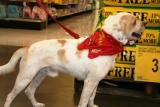
#> input picture PetImages/Dog/1012.jpg, 160 x 107 px
$ jupyter execute 'Neural Network From Scratch.ipynb'
#> lines starting #> are read from the running program, lines starting #| are printed output that depends on the picture
[cell 1]
#Importation des modules
import numpy as np
import matplotlib.pyplot as plt
import os
import cv2
import random

[cell 2]
#Chargement du datasets : https://www.microsoft.com/en-us/download/confirmation.aspx?id=54765
#On va maintenant mettre en forme les données
#Creating data ou Img_Size est la taille des images converties

def creating_data(Img_Size):
#> called with Img_Size = 48
    Datas = []
    DATADIR = 'PetImages'
    Categories = ['Dog', 'Cat']
    for category in Categories :
        path = os.path.join(DATADIR, category) #Chemin jusqu'au dossier qui contient des chiens ou des chats
        class_num = Categories.index(category) #0 pour les chiens et 1 pour les chats
        for img in os.listdir(path):
            try :
                img_array = cv2.imread(os.path.join(path, img), cv2.IMREAD_GRAYSCALE)
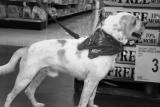
#> img_array: shape (107, 160); min 0, max 251, mean 110.6
                img_array = cv2.resize(img_array, (Img_Size, Img_Size))
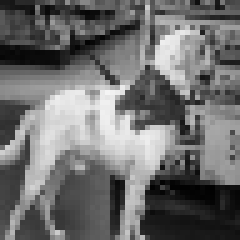
#> img_array: shape (48, 48) (shown 5 times larger); min 0, max 244, mean 110.1
                Datas.append([img_array, class_num])
            except Exception as e :
                pass
#> pass 2 of the loop in creating_data, `for category in Categories :`:
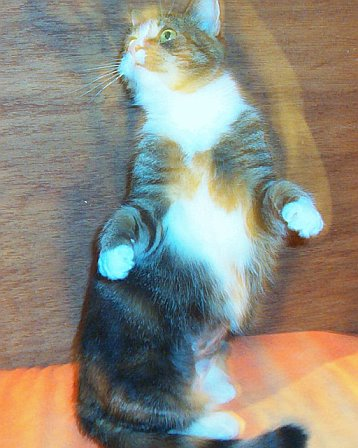
#> input picture PetImages/Cat/10011.jpg, 358 x 448 px
#> in creating_data, `img_array = cv2.imread(os.path.join(path, img), cv2.IMREAD_GRAYSCALE)`:
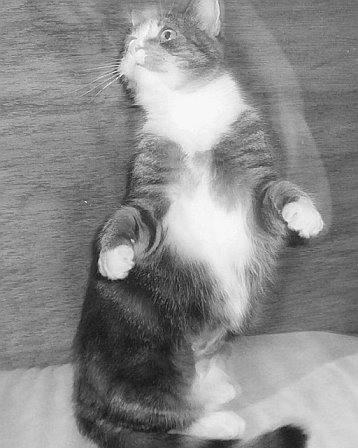
#> img_array: shape (448, 358); min 18, max 255, mean 139.5
#> in creating_data, `img_array = cv2.resize(img_array, (Img_Size, Img_Size))`:
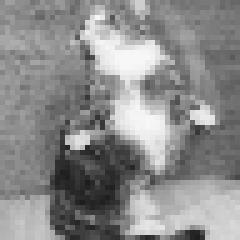
#> img_array: shape (48, 48) (shown 5 times larger); min 29, max 248, mean 139.3
    random.shuffle(Datas)
    return Datas

[cell 3]
Datas = creating_data(48)
#> Datas = 2 items
random.shuffle(Datas)

[cell 4]
# Préparer les données et les séparer
# Conversion en Tableau Numpy et séparation entre train et test set selon le Split_ratio

def prepare_data() :
    X, y = [], []
    for el in Datas :
        X.append(el[0])
        y.append(el[1])
#> this loop made 2 passes
#> after the loop, X = 2 items; y = [0, 1]
    X = np.array(X)
    X = X/255
    X = X.reshape(X.shape[0],-1)
    y = np.array(y)
    return X, y

[cell 5]
X, y = prepare_data()
#> y = [0, 1]
print(X)
#> (printed output is left out)

[cell 6]
def split_data(X, y, train_ratio):
#> called with X = array of shape (2, 2304), y = array of shape (2,), train_ratio = 0.8
    s = int(X.shape[0]*train_ratio)
#> s = 1
    X_train = X[:s]
    y_train = y[:s]
#> y_train = [0]
    X_test = X[s:]
    y_test = y[s:]
#> y_test = [1]
    return X_train, y_train, X_test, y_test

[cell 7]
X_train, y_train, X_test, y_test = split_data(X, y, 0.8)
#> y_train = [0]; y_test = [1]

[cell 8]
print(X_train.shape)
#| (1, 2304)
print(X_train)
#> (printed output is left out)

[cell 9]
#Les données sont préparées, nous pouvons maintenant créer notre premier neurone :
#On commence par un neurone. Il nous faut une fonction init() qui initialise de manière random W et b :
def init(X):
    W = np.random.randn(X.shape[1])
    b = np.random.randn(1)
    return W, b

[cell 10]
#On calcule maintenant le feed_forward du neurone : a(XW + b)
def feed_forward(X,W,b) :
    Z = X.dot(W) + b
    A = 1/(1+np.exp(-Z))
    return A

[cell 11]
# On calcul le log_loss
# Attention, on passe au modèle une matrice X qui contient toutes les images : il faut diviser par la taille du dataset !
#On ajoute un nombre très petit dans les logarithme pour éviter les 0 qui causeraient des erreurs
epsilon = 1*10**(-15)
def log_loss(A, y) :
    return (1/len(y)) * (np.sum(-y*np.log(A+epsilon) - (1-y)*np.log(1-A+epsilon)))

[cell 12]
#On calcul le gradient avec la formule donnée

def gradients(A,X,y) :
    dW = (1/len(y)) * np.dot(X.T, (A-y))
    db = (1/len(y))*np.sum(A-y)
    return (dW, db)

[cell 13]
def update (dW, db, W, b, learning_rate):
    W -= learning_rate*dW
    b -= learning_rate*db
    return (W, b)

[cell 14]
def predict(X,W,b):
    A = feed_forward(X,W,b)
    return A>0.5

[cell 15]
from sklearn.metrics import accuracy_score
def train(X, y, learning_rate, nb_epochs):
    W, b = init(X)
#> W = 2304 values, max 3.17 at index 1054, min -3.12 at index 2018, mean -0.0198; b = [0.461]
    History = []
    accuracy = []
    for i in range(nb_epochs):
        A = feed_forward(X, W, b)
        History.append(log_loss(A,y))
        dW, db = gradients(A, X, y)
        W, b = update(dW, db, W, b, learning_rate)
        y_pred = predict(X, W, b)

        accuracy.append(accuracy_score(y,y_pred))
#> this loop made 1000 passes
#> after the loop, History = 1000 values, max 1.81e-05 at index 0, min 1.64e-05 at index 999, mean 1.72e-05; W = 2304 values, max 3.17 at index 1054, min -3.12 at index 2018, mean -0.0199; accuracy = 1000 values from 1 to 1
    return(accuracy,History,W, b)

[cell 16]
acc, hist, W, b = train(X_train,y_train, 0.01, 1000)
#> acc = 1000 values from 1 to 1; hist has the same summary as History in train; b = [0.461]

[cell 17]
plt.figure()
plt.subplot(1,2,1)
plt.plot(hist)
plt.subplot(1,2,2)
plt.plot(acc)
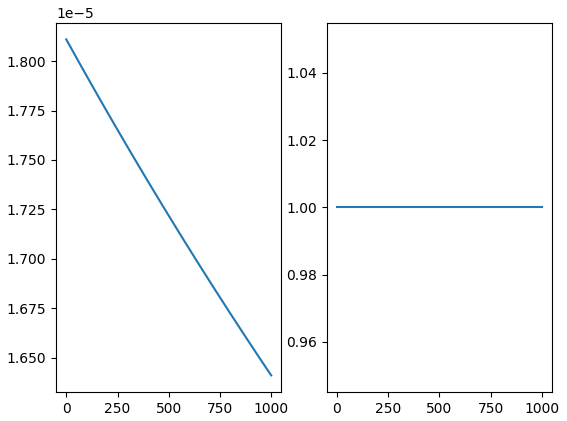
#> figure drawn by matplotlib, 2 panels; panel 1: curve peaks at x = 0, y = 1.81e-05

[cell 18]
X_train, X_test = X_train.T, X_test.T
#> X_train = 2304 values, max 0.957 at index 885, min 0 at index 1818, mean 0.432; X_test = 2304 values, max 0.973 at index 557, min 0.114 at index 1745, mean 0.546
y_train, y_test = y_train.reshape((1,y_train.shape[0])), y_test.reshape((1,y_test.shape[0]))

[cell 19]
def initialisation(n0, n1, n2):

    W1 = np.random.randn(n1, n0)
    b1 = np.zeros((n1, 1))
    W2 = np.random.randn(n2, n1)
    b2 = np.zeros((n2, 1))

    parametres = {
        'W1': W1,
        'b1': b1,
        'W2': W2,
        'b2': b2
    }

    return parametres

[cell 20]
def forward_propagation(X, parametres):

    W1 = parametres['W1']
    b1 = parametres['b1']
    W2 = parametres['W2']
    b2 = parametres['b2']

    Z1 = W1.dot(X) + b1
    A1 = 1 / (1 + np.exp(-Z1))

    Z2 = W2.dot(A1) + b2
    A2 = 1 / (1 + np.exp(-Z2))

    activations = {
        'A1': A1,
        'A2': A2
    }

    return activations

[cell 21]
def back_propagation(X, y, parametres, activations):

    A1 = activations['A1']
    A2 = activations['A2']
    W2 = parametres['W2']

    m = y.shape[1]

    dZ2 = A2 - y
    dW2 = 1 / m * dZ2.dot(A1.T)
    db2 = 1 / m * np.sum(dZ2, axis=1, keepdims = True)

    dZ1 = np.dot(W2.T, dZ2) * A1 * (1 - A1)
    dW1 = 1 / m * dZ1.dot(X.T)
    db1 = 1 / m * np.sum(dZ1, axis=1, keepdims = True)

    gradients = {
        'dW1' : dW1,
        'db1' : db1,
        'dW2' : dW2,
        'db2' : db2
    }

    return gradients

[cell 22]
def update(gradients, parametres, learning_rate):

    W1 = parametres['W1']
    b1 = parametres['b1']
    W2 = parametres['W2']
    b2 = parametres['b2']

    dW1 = gradients['dW1']
    db1 = gradients['db1']
    dW2 = gradients['dW2']
    db2 = gradients['db2']

    W1 = W1 - learning_rate * dW1
    b1 = b1 - learning_rate * db1
    W2 = W2 - learning_rate * dW2
    b2 = b2 - learning_rate * db2

    parametres = {
        'W1': W1,
        'b1': b1,
        'W2': W2,
        'b2': b2
    }

    return parametres

[cell 23]
def predict(X, parametres):
    activations = forward_propagation(X, parametres)
    A2 = activations['A2']
    return A2 >= 0.5

[cell 24]
import tqdm

[cell 25]
def neural_network(X, y,X_test,y_test, n1=100, learning_rate = 0.1, n_iter = 10000):


#> called with X = array of shape (2304, 1), y = array of shape (1, 1), X_test = array of shape (2304, 1), y_test = array of shape (1, 1), n1 = 32, learning_rate = 0.1, n_iter = 10000
    n0 = X.shape[0]
#> n0 = 2304
    n2 = y.shape[0]
#> n2 = 1
    np.random.seed(0)
    parametres = initialisation(n0, n1, n2)

    train_loss = []
    test_loss = []
    train_acc = []
    test_acc = []
    history = []


    for i in range(n_iter):
        activations = forward_propagation(X, parametres)
        A2 = activations['A2']
        test_activations = forward_propagation(X_test, parametres)
        A2_test = test_activations['A2']

        if (i%10 == 0):
            train_loss.append(log_loss(y.flatten(), A2.flatten()))
            test_loss.append(log_loss(y_test.flatten(),A2_test.flatten()))
            y_pred = predict(X, parametres)
            y_test_pred = predict(X_test, parametres)
            train_acc.append(accuracy_score(y.flatten(), y_pred.flatten()))
            test_acc.append(accuracy_score(y_test.flatten(),y_test_pred.flatten()))

            history.append([parametres.copy(), train_loss, train_acc,test_loss, test_acc, i])


        gradients = back_propagation(X, y, parametres, activations)
        parametres = update(gradients, parametres, learning_rate)
#> this loop made 10000 passes
#> (A2_test, y_pred) on pass 1: ([0.937], [True])


    return parametres, train_loss, train_acc, test_loss, test_acc

[cell 26]
parametres, train_loss, train_acc, test_loss, test_acc = neural_network(X_train, y_train,X_test, y_test, n1=32)
plt.figure()
plt.subplot(1,2,1)
plt.plot(train_loss)
plt.xlabel("epochs")
plt.ylabel("train_loss")
plt.plot(test_loss)
plt.subplot(1,2,2)
plt.plot(train_acc)
plt.plot(test_acc)
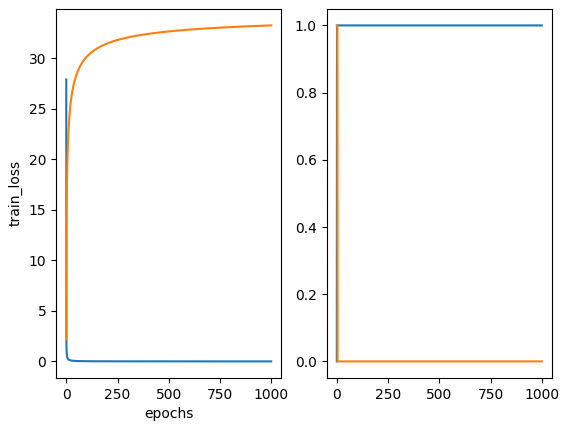
#> figure drawn by matplotlib, 2 panels; panel 1: curve peaks at x = 0, y = 27.9; panel 1: curve peaks at x = 999, y = 33.26; panel 2: curve peaks at x = 1, y = 1; panel 2: curve peaks at x = 0, y = 1

[cell 27]
fig, axis = plt.subplots(1,2)
#fig.suptitle('Accuracy and loss')

axis[0].plot(train_loss)
axis[0].plot(test_loss)
axis[0].set_title('Model Loss')
axis[0].set_ylabel('Loss')
axis[0].set_xlabel('epoch')
axis[0].legend(['train', 'test'])

axis[1].plot(train_acc)
axis[1].plot(test_acc)
axis[1].set_title('Model acc')
axis[1].set_ylabel('acc')
axis[1].set_xlabel('epoch')
axis[1].legend(['train', 'test'])

fig.set_size_inches(10, 4)
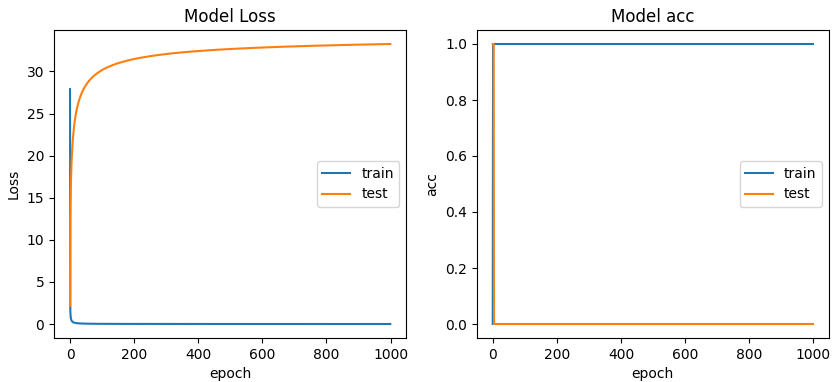
#> figure drawn by matplotlib, 2 panels; panel 1: curve peaks at x = 0, y = 27.9; panel 1: curve peaks at x = 999, y = 33.26; panel 2: curve peaks at x = 1, y = 1; panel 2: curve peaks at x = 0, y = 1
